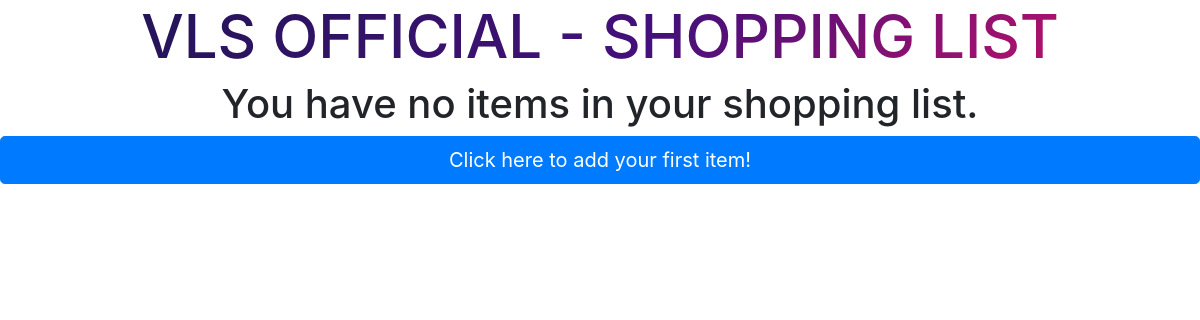
/families/1/list (signed in), run on an earlier commit of the app's database.
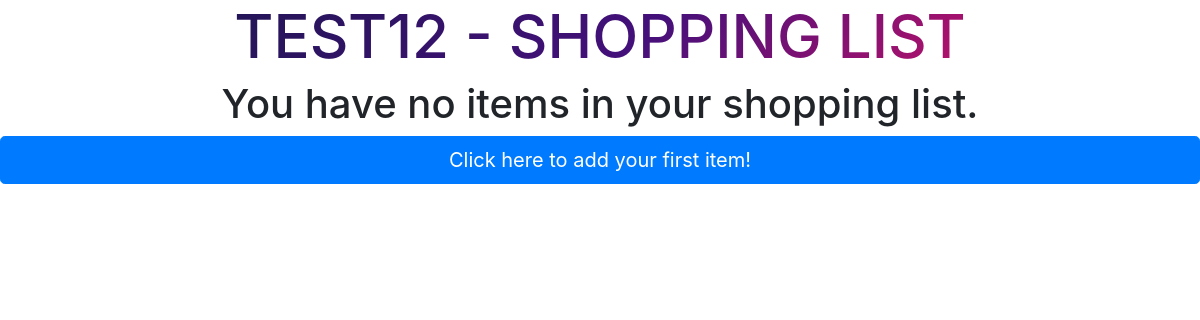
And on a later commit of the database.
### website/models.py (models this page shows, shortened)
class Families(db.Model):
    _id =  db.Column(db.Integer,primary_key = True)
    name = db.Column(db.String(25))
    creator_name = db.Column(db.String(100))
    creator_email = db.Column(db.String(100))
    members = db.Column(db.String(1000))
    admins = db.Column(db.String(1000))
    shopping_list = db.Column(db.String(10000))
    inventory = db.Column(db.String(10000))

### website/views.py (the view)
@views.route('/families/<id>/list')
def family_list(id):
    if request.method == "GET":
        canAccess = False
        canManageFamily = False
        currentFamily = Families.query.filter_by(_id=id).first()
        if session.get("username") == None:
            flash("You must be logged in!")
            return redirect("/")
        else:
            current_user = session.get("username")
            for user in User.query.all():
                if user.name == current_user:
                    if current_user in currentFamily.members:
                        canAccess = True
                    elif current_user in currentFamily.admins or current_user == currentFamily.creator_name:
                        canAccess = True
                        canManageFamily = True
        if canAccess == True:
            lengthOfList = len(json.loads(currentFamily.shopping_list))
            shoppingList = json.loads(currentFamily.shopping_list)
            return render_template("list.html",list=shoppingList,family=currentFamily,user_has_permissions=canManageFamily,length_of_list=lengthOfList)
        else:
            return redirect("/")

### app.py (called while the page is built)
    @app.context_processor
    def override_url_for():
        return dict(url_for=dated_url_for)

    def dated_url_for(endpoint, **values):
        if endpoint == 'static':
            filename = values.get('filename', None)
            if filename:
                file_path = os.path.join(app.root_path,
                                    endpoint, filename)
                values['q'] = int(os.stat(file_path).st_mtime)
        return url_for(endpoint, **values)

### website/templates/list.html (shortened to what this page needs)
<head>
  <link rel="stylesheet" href="https://cdn.jsdelivr.net/npm/bootstrap@4.3.1/dist/css/bootstrap.min.css">
  <link rel="stylesheet" href="{{url_for('static', filename='main.css')}}">
</head>
<body id="listBody">
    <div class="container">
        <div class="row">
          <div class="col-md-12 text-center">
            <h3 class="animate-list"> {{ family.name }} - Shopping List</h3>
          </div>
        </div>
      </div>
      {% if length_of_list == 0 %}
      <p id="listHead"class="h1">You have no items in your shopping list.</p>
      <a href="/families/{{family._id}}/list/add">
      <button type="button" class="btn btn-primary btn-lg btn-block">Click here to add your first item!</button>
      </a>
      {% endif %}
</body>

### website/static/main.css (style rules this page uses)
.animate-list { text-transform: uppercase; background-image: linear-gradient( -225deg, #231557 0%, #44107a 29%, #ff1361 67%, #fff800 100% ); background-size: auto auto; background-clip: border-box; background-size: 200% auto; color: #fff; background-clip: text; text-fill-color: transparent; -webkit-background-clip: text; -webkit-text-fill-color: transparent; animation: textclip 2s linear infinite; display: inline-block; font-size: 60px; }
#listHead { text-align: center; }

What changed in the data, as far as the page shows it:
changed Families: name "VLS OFFICIAL" → "TEST12"
